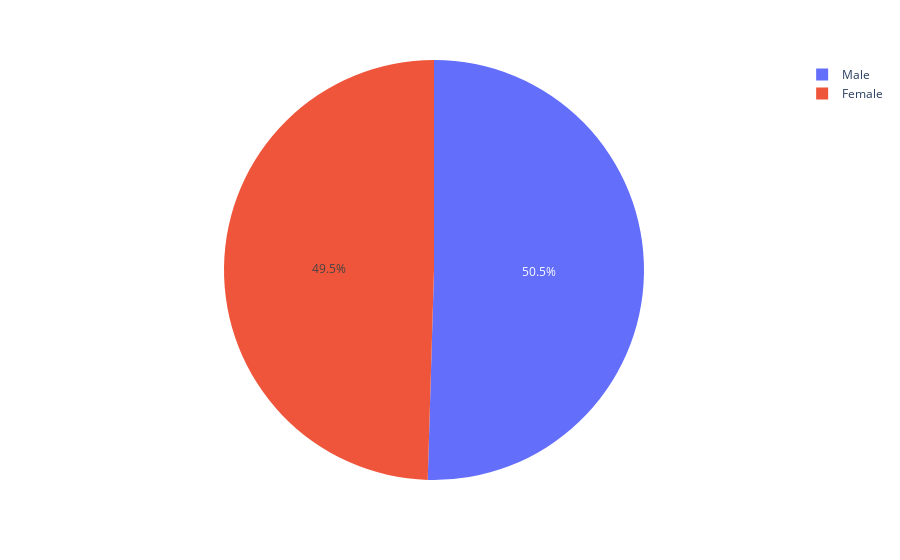

The notebook cell saved with this chart:
### Markdown cell above
*Analyse univariée des genres*

### Code cell
gender_df = df[['Service ID','Gender']].groupby('Gender').count().reset_index()
fig = px.pie(values=gender_df['Service ID'], labels=gender_df['Gender'],names=gender_df['Gender'])
fig.show()

### Figure 1 — Plotly figure (JSON) as saved in the notebook; plotly's stock layout.template omitted (floating-point values rounded to 4 significant figures)
{"data": [{"domain": {"x": [0, 1], "y": [0, 1]}, "hovertemplate": "label=%{label}<br>value=%{value}<extra></extra>", "labels": ["Female", "Male"], "legendgroup": "", "name": "", "showlegend": true, "type": "pie", "values": [3488, 3555]}], "layout": {"legend": {"tracegroupgap": 0}, "margin": {"t": 60}}}
